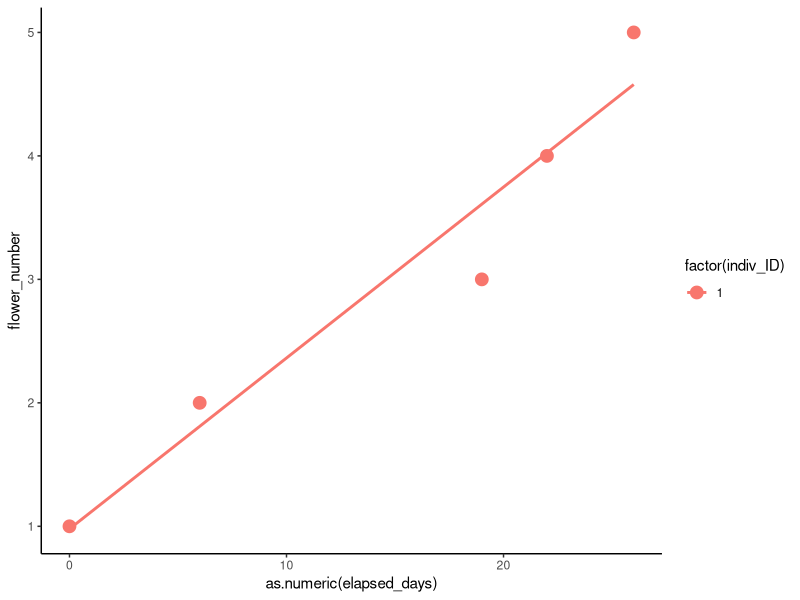
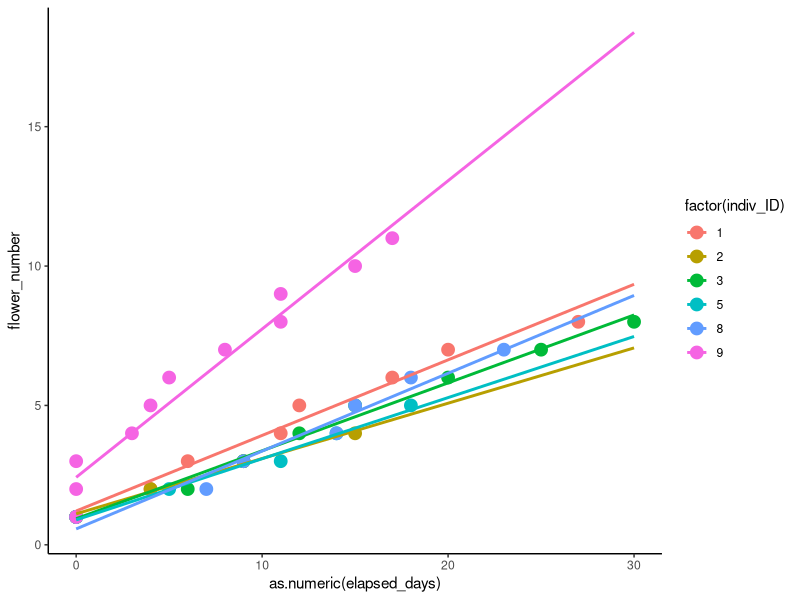

Here is the R script that generated these plots, in order: (Note: this script raises an error after producing the figures.)
library(broom)
library(here)
library(lubridate)
library(tidyverse)

# 1. group by indiv_flower
# 2. find earliest date that stage = 5
# 3. find next date that stage = 5
# 4. count number of days between 2) and 3). 

# bird cage data
# for each inflorescence, 
# calculate the number of days between anthesis events 
bc_data <- 
  read.csv(here('Data/Bird_cage_compiled.csv')) %>%
  as_tibble() %>% 
  filter(stage == 5) %>% #stage 5 = C1 = anthesis (remove other stages)
  group_by(indiv_flower) %>% 
  arrange(date) %>% 
  summarise(min_date = head(date, 1)) %>% # earliest day of occurrence 
  mutate(min_date = ymd(min_date),  # for lubridate
         indiv_ID = as.numeric(str_split(indiv_flower, '_', simplify=T)[,1]), #create ID for each individual
         flower_ID = as.numeric(str_split(indiv_flower, '_', simplify=T)[,2])) %>%  #create ID for each flower
  group_by(indiv_ID)  %>% # group by individual inflorescences
  arrange(min_date, .by_group = TRUE) %>%
  mutate(elapsed_days = min_date - min(min_date), # days since first anthesis event
         flower_number = row_number()) %>% # number of flowers per inflorescence
  filter(indiv_ID != 4) # remove individual 4 because there's only one data point

# plot
mytheme <-
  theme_bw() +
  theme(
    panel.border = element_blank(), 
    panel.grid.major = element_blank(),
    panel.grid.minor = element_blank(), 
    axis.line = element_line(colour = "black"))

ggplot(data = bc_data, aes(x = as.numeric(elapsed_days), y = flower_number, color = factor(indiv_ID), group = indiv_ID)) +
  geom_point(size = 4) +
  stat_smooth(method = 'lm', fullrange = TRUE, se = FALSE) +
  mytheme

# control data
# for each inflorescence, 
# calculate the number of days between anthesis events 
ct_data <- 
  read.csv(here('Data/No_treat_compiled.csv')) %>%
  as_tibble() %>% 
  filter(stage == 5) %>% #stage 5 = C1 = anthesis (remove other stages)
  group_by(indiv_flower) %>% 
  arrange(date) %>% 
  summarise(min_date = head(date, 1)) %>% 
  mutate(min_date = ymd(min_date),  # for lubridate
         indiv_ID = as.numeric(str_split(indiv_flower, '_', simplify=T)[,1]), #create ID for each individual
         flower_ID = as.numeric(str_split(indiv_flower, '_', simplify=T)[,2])) %>%  #create ID for each flower
  group_by(indiv_ID)  %>% # group by individual inflorescences
  arrange(min_date, .by_group = TRUE) %>% 
  mutate(elapsed_days = min_date - min(min_date), # days since first anthesis event
         flower_number = row_number()) %>% # number of flowers per inflorescence
  filter(indiv_ID != 6 & indiv_ID != 4 & indiv_ID != 7 & indiv_ID != 10) # remove individuals 4,6,7,10 because they have <4 data points


ggplot(data = ct_data, aes(x = as.numeric(elapsed_days), y = flower_number, color = factor(indiv_ID), group = indiv_ID)) +
  geom_point(size = 4) +
  stat_smooth(method = 'lm', fullrange = TRUE, se = FALSE) +
  mytheme

# combine data and plot together
alldata <-
  full_join(bc_data, ct_data) %>% 
  ungroup() %>% 
  mutate(treatment = c(rep("treatment", 33), rep("control", 43))) %>% 
  mutate(indiv_treatment = paste(treatment, indiv_ID)) 

mycolours <- c(rep("#009E73", 33), rep("#E69F00", 43))
ggplot(data = alldata, aes(x = as.numeric(elapsed_days), y = flower_number, group = indiv_treatment)) +
  geom_point(size = 4, color = mycolours) +
  stat_smooth(method = 'lm', fullrange =TRUE, se = FALSE, aes(color = treatment)) +
  mytheme

# ---------------------------------------------------------
# fitting linear models using `broom`

# pollinator-excluded models
bc_models <-
  do(bc_data, glance(lm(flower_number ~ as.numeric(elapsed_days), data = .)))

bc_models2 <- 
  do(bc_data, tidy(lm(flower_number ~ as.numeric(elapsed_days), data = .))) %>% 
  filter(term != "(Intercept)") # just interested in slopes


# control models
ct_models <-
  do(ct_data, glance(lm(flower_number ~ as.numeric(elapsed_days), data = .))) 

ct_models2 <- 
  do(ct_data, tidy(lm(flower_number ~ as.numeric(elapsed_days), data = .))) %>% 
  filter(term != "(Intercept)") # just interested in slopes


# combine model parameters into one dataframe
allmodels <-
  full_join(bc_models, ct_models) %>% 
  ungroup() %>% 
  mutate(treatment = c(rep("treatment", 5), rep("control", 6))) %>% 
  mutate(slope = c(bc_models2$estimate, ct_models2$estimate)) %>% 
  mutate(unique_ID = row_number())

# mean and std err of R^2
mean(allmodels$adj.r.squared) #0.949
sqrt(var(allmodels$adj.r.squared))#0.036

# does adjusted R^2 vary between individuals
summary(lm(adj.r.squared ~ unique_ID, data = allmodels))


# mean and std err of flowering rate (slope) 
1/mean(ct_models2$estimate) # how many days bw anthesis events?
sqrt(var(ct_models2$estimate))

1/mean(ct_models2$estimate[-6]) # how many days bw anthesis events?
sqrt(var(ct_models2$estimate[-6]))

1/mean(bc_models2$estimate)
sqrt(var(bc_models2$estimate))

# does flowering rate vary between individuals?
summary(lm(slope ~ unique_ID, data = allmodels))

# does flowering rate vary between treatments?
summary(lm(slope ~ treatment, data = allmodels))
